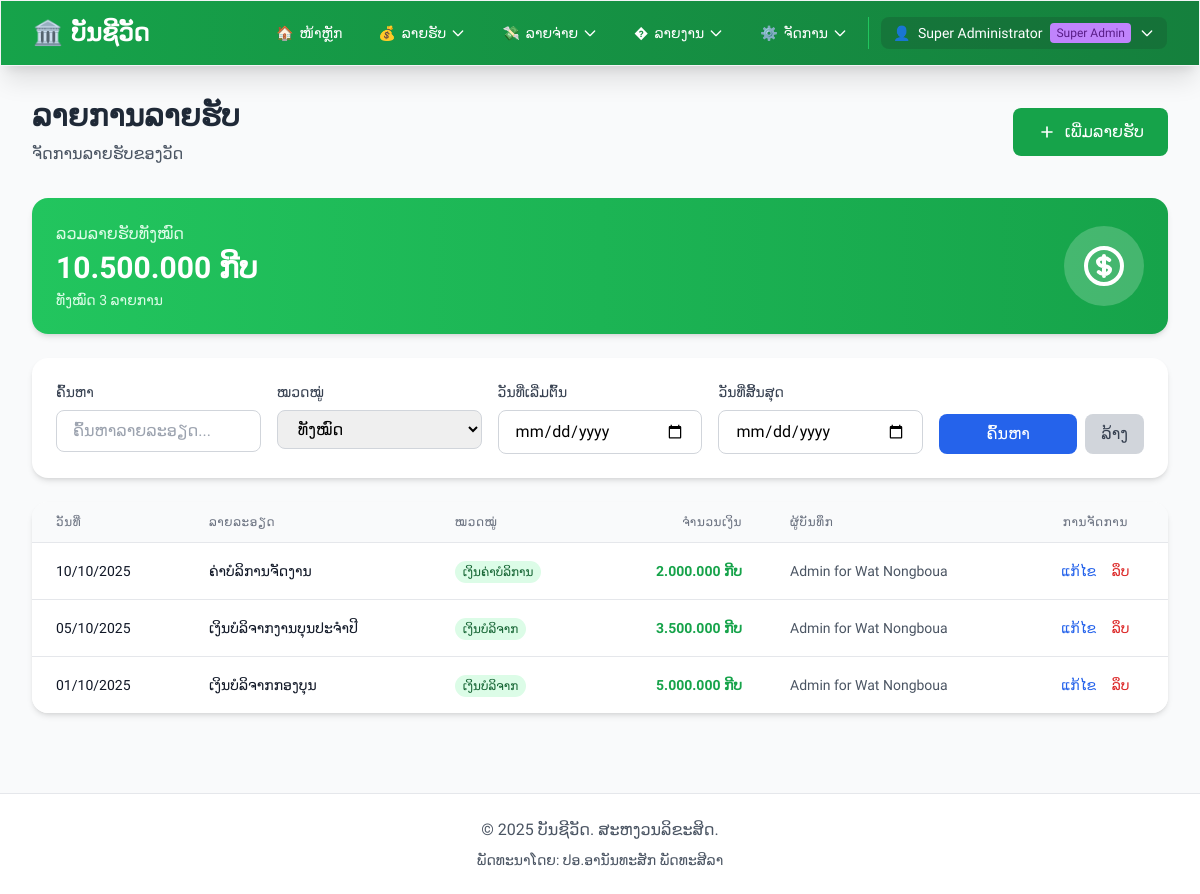
/modules/income/list.php (signed in), run on the app's committed database.
### tables this page shows
CREATE TABLE IF NOT EXISTS income (
    id INT PRIMARY KEY AUTO_INCREMENT,
    temple_id INT NOT NULL,
    date DATE NOT NULL,
    description TEXT NOT NULL,
    amount DECIMAL(15,2) NOT NULL,
    category_id INT,
    created_by INT NOT NULL,
    created_at TIMESTAMP DEFAULT CURRENT_TIMESTAMP,
    updated_at TIMESTAMP DEFAULT CURRENT_TIMESTAMP ON UPDATE CURRENT_TIMESTAMP,
    FOREIGN KEY (temple_id) REFERENCES temples(id) ON DELETE RESTRICT,
    FOREIGN KEY (created_by) REFERENCES users(id) ON DELETE RESTRICT,
    FOREIGN KEY (category_id) REFERENCES income_categories(id) ON DELETE SET NULL,
    INDEX idx_date (date),
    INDEX idx_temple_id (temple_id),
    INDEX idx_created_by (created_by)
);

CREATE TABLE IF NOT EXISTS users (
    id INT PRIMARY KEY AUTO_INCREMENT,
    temple_id INT DEFAULT NULL COMMENT 'NULL for Super Admin, otherwise links to a temple',
    username VARCHAR(50) UNIQUE NOT NULL,
    password VARCHAR(255) NOT NULL,
    full_name VARCHAR(100) NOT NULL,
    role ENUM('admin', 'user') DEFAULT 'user',
    is_super_admin BOOLEAN DEFAULT FALSE COMMENT 'TRUE for Super Admin who can manage all temples',
    created_at TIMESTAMP DEFAULT CURRENT_TIMESTAMP,
    updated_at TIMESTAMP DEFAULT CURRENT_TIMESTAMP ON UPDATE CURRENT_TIMESTAMP,
    FOREIGN KEY (temple_id) REFERENCES temples(id) ON DELETE RESTRICT,
    INDEX idx_username (username),
    INDEX idx_temple_id (temple_id)
);

### config.php (called while the page is built, shortened)
<?php
require_once __DIR__ . '/includes/temple_functions.php';
function getDB() {
    static $pdo = null;
    if ($pdo === null) {
        try {
            $dsn = "mysql:host=" . DB_HOST . ";dbname=" . DB_NAME . ";charset=" . DB_CHARSET;
            $options = [
                PDO::ATTR_ERRMODE => PDO::ERRMODE_EXCEPTION,
                PDO::ATTR_DEFAULT_FETCH_MODE => PDO::FETCH_ASSOC,
                PDO::ATTR_EMULATE_PREPARES => false,
                PDO::MYSQL_ATTR_INIT_COMMAND => "SET NAMES " . DB_CHARSET
            ];
            $pdo = new PDO($dsn, DB_USER, DB_PASS, $options);
            $pdo->exec("SET SESSION sql_mode=(SELECT REPLACE(@@sql_mode,'ONLY_FULL_GROUP_BY',''))");
        } catch (PDOException $e) {
            die("ການເຊື່ອມຕໍ່ຖານຂໍ້ມູນຜິດພາດ: " . $e->getMessage());
        }
    }
    return $pdo;
}
function isLoggedIn() {
    return isset($_SESSION['user_id']) && isset($_SESSION['username']);
}
function e($string) {
    return htmlspecialchars($string, ENT_QUOTES, 'UTF-8');
}
function formatMoney($amount) {
    $symbol = 'ກີບ';
    if (function_exists('getCurrentTempleId') && function_exists('getTempleSetting')) {
        $currentTempleId = getCurrentTempleId();
    }
    return number_format($amount, 0, ',', '.') . ' ' . e($symbol);
}
function formatDate($date) {
    $format = 'd/m/Y';
    if (function_exists('getCurrentTempleId') && function_exists('getTempleSetting')) {
        $currentTempleId = getCurrentTempleId();
    }
    try {
        $dateObj = new DateTime($date);
        return $dateObj->format($format);
    } catch (Exception $e) {
        return $date;
    }
}
function getCurrentUser() {
    if (!isLoggedIn()) {
        return null;
    }
    static $currentUser = null;
    if ($currentUser === null) {
        $db = getDB();
        $stmt = $db->prepare("SELECT * FROM users WHERE id = ?");
        $stmt->execute([$_SESSION['user_id']]);
        $currentUser = $stmt->fetch();
    }
    return $currentUser;
}

### includes/temple_functions.php (called while the page is built, shortened)
<?php
function isSuperAdmin() {
    if (!isLoggedIn()) {
        return false;
    }
    $user = getCurrentUser();
    return !empty($user['is_super_admin']);
}
function getActiveTempleId() {
    if (isSuperAdmin() && isset($_SESSION['active_temple_id'])) {
        return $_SESSION['active_temple_id'];
    }
    $user = getCurrentUser();
    return $user['temple_id'] ?? null;
}
function getCurrentTempleId() {
    return getActiveTempleId();
}
?>

### modules/income/list.php (the view, shortened to what this page needs)
<?php
require_once __DIR__ . '/../../config.php';
require_once __DIR__ . '/../../includes/temple_functions.php';
$db = getDB();
$isMultiTemple = function_exists('isMultiTempleEnabled') && isMultiTempleEnabled();
if ($isMultiTemple && function_exists('getCurrentTempleId')) {
    $currentTempleId = getCurrentTempleId();
}
$page = isset($_GET['page']) ? (int)$_GET['page'] : 1;
$perPage = 10;
$offset = ($page - 1) * $perPage;
$search = $_GET['search'] ?? '';
$dateFrom = $_GET['date_from'] ?? '';
$dateTo = $_GET['date_to'] ?? '';
$where = [];
$params = [];
if (empty($where)) {
    $where[] = '1=1';
}
$whereClause = implode(' AND ', $where);
$stmt = $db->prepare("SELECT COUNT(*) as total FROM income i WHERE {$whereClause}");
$stmt->execute($params);
$totalRecords = $stmt->fetch()['total'];
$sql = "SELECT i.id, i.date, i.description, i.category, i.amount,
               i.created_by, i.temple_id, i.created_at, i.updated_at,
               u.full_name
        FROM income i
        LEFT JOIN users u ON i.created_by = u.id
        WHERE {$whereClause}
        ORDER BY i.date DESC, i.created_at DESC
        LIMIT :limit OFFSET :offset";
$stmt = $db->prepare($sql);
$stmt->bindValue(':limit', $perPage, PDO::PARAM_INT);
$stmt->bindValue(':offset', $offset, PDO::PARAM_INT);
$stmt->execute();
$records = $stmt->fetchAll(PDO::FETCH_ASSOC);
$stmt = $db->prepare("SELECT COALESCE(SUM(i.amount), 0) as total FROM income i WHERE {$whereClause}");
$stmt->execute($params);
$totalAmount = $stmt->fetch()['total'];
require_once __DIR__ . '/../../includes/header.php';
?>
<div class="mb-8">
    <div class="flex items-center justify-between">
        <div>
            <h1 class="text-3xl font-bold text-gray-800 mb-2">ລາຍການລາຍຮັບ</h1>
            <p class="text-gray-600">ຈັດການລາຍຮັບຂອງວັດ</p>
        </div>
        <a href="<?php echo BASE_URL; ?>/modules/income/add.php"
           class="bg-green-600 hover:bg-green-700 text-white px-6 py-3 rounded-lg transition duration-200 flex items-center">
            <svg class="w-5 h-5 mr-2" fill="none" stroke="currentColor" viewBox="0 0 24 24">
                <path stroke-linecap="round" stroke-linejoin="round" stroke-width="2" d="M12 6v6m0 0v6m0-6h6m-6 0H6"></path>
            </svg>
            ເພີ່ມລາຍຮັບ
        </a>
    </div>
</div>
<div class="bg-gradient-to-r from-green-500 to-green-600 text-white rounded-2xl shadow-md p-6 mb-6">
    <div class="flex items-center justify-between">
        <div>
            <p class="text-green-100 mb-1">ລວມລາຍຮັບທັງໝົດ</p>
            <p class="text-3xl font-bold"><?php echo formatMoney($totalAmount); ?></p>
            <p class="text-green-100 text-sm mt-1">ທັງໝົດ <?php echo $totalRecords; ?> ລາຍການ</p>
        </div>
        <div class="bg-white bg-opacity-20 rounded-full p-4">
        </div>
    </div>
</div>
<div class="bg-white rounded-2xl shadow-md p-6 mb-6">
    <form method="GET" action="" class="grid grid-cols-1 md:grid-cols-2 lg:grid-cols-5 gap-4">
        <div>
            <label class="block text-gray-700 text-sm font-medium mb-2">ຄົ້ນຫາ</label>
            <input type="text"
                   name="search"
                   value="<?php echo e($search); ?>"
                   placeholder="ຄົ້ນຫາລາຍລະອຽດ..."
                   class="w-full px-4 py-2 border border-gray-300 rounded-lg focus:outline-none focus:ring-2 focus:ring-green-500">
        </div>
        <div>
            <label class="block text-gray-700 text-sm font-medium mb-2">ໝວດໝູ່</label>
            <select name="category"
                    class="w-full px-4 py-2 border border-gray-300 rounded-lg focus:outline-none focus:ring-2 focus:ring-green-500">
                <option value="">ທັງໝົດ</option>
            </select>
        </div>
        <div>
            <label class="block text-gray-700 text-sm font-medium mb-2">ວັນທີ່ເລີ່ມຕົ້ນ</label>
            <input type="date"
                   name="date_from"
                   value="<?php echo e($dateFrom); ?>"
                   class="w-full px-4 py-2 border border-gray-300 rounded-lg focus:outline-none focus:ring-2 focus:ring-green-500">
        </div>
        <div>
            <label class="block text-gray-700 text-sm font-medium mb-2">ວັນທີ່ສິ້ນສຸດ</label>
            <input type="date"
                   name="date_to"
                   value="<?php echo e($dateTo); ?>"
                   class="w-full px-4 py-2 border border-gray-300 rounded-lg focus:outline-none focus:ring-2 focus:ring-green-500">
        </div>
        <div class="flex items-end space-x-2">
            <button type="submit"
                    class="flex-1 bg-blue-600 hover:bg-blue-700 text-white px-4 py-2 rounded-lg transition duration-200">
                ຄົ້ນຫາ
            </button>
            <a href="<?php echo BASE_URL; ?>/modules/income/list.php"
               class="bg-gray-300 hover:bg-gray-400 text-gray-700 px-4 py-2 rounded-lg transition duration-200">
                ລ້າງ
            </a>
        </div>
    </form>
</div>
<div class="bg-white rounded-2xl shadow-md overflow-hidden">
    <div class="overflow-x-auto">
        <table class="min-w-full divide-y divide-gray-200">
            <thead class="bg-gray-50">
                <tr>
                    <th class="px-6 py-3 text-left text-xs font-medium text-gray-500 uppercase tracking-wider">ວັນທີ່</th>
                    <th class="px-6 py-3 text-left text-xs font-medium text-gray-500 uppercase tracking-wider">ລາຍລະອຽດ</th>
                    <th class="px-6 py-3 text-left text-xs font-medium text-gray-500 uppercase tracking-wider">ໝວດໝູ່</th>
                    <th class="px-6 py-3 text-right text-xs font-medium text-gray-500 uppercase tracking-wider">ຈຳນວນເງິນ</th>
                    <th class="px-6 py-3 text-left text-xs font-medium text-gray-500 uppercase tracking-wider">ຜູ້ບັນທຶກ</th>
                    <th class="px-6 py-3 text-center text-xs font-medium text-gray-500 uppercase tracking-wider">ການຈັດການ</th>
                </tr>
            </thead>
            <tbody class="bg-white divide-y divide-gray-200">
                <?php if (empty($records)): ?>
                <tr>
                    <td colspan="6" class="px-6 py-8 text-center text-gray-500">
                        ບໍ່ມີຂໍ້ມູນລາຍຮັບ
                    </td>
                </tr>
                <?php else: ?>
                    <?php
                    foreach ($records as $record):
                        $recordId = intval($record['id'] ?? 0);
                    ?>
                    <tr class="hover:bg-gray-50 transition duration-150">
                        <td class="px-6 py-4 whitespace-nowrap text-sm text-gray-900">
                            <?php echo formatDate($record['date']); ?>
                        </td>
                        <td class="px-6 py-4 text-sm text-gray-900">
                            <?php echo e($record['description']); ?>
                        </td>
                        <td class="px-6 py-4 whitespace-nowrap">
                            <span class="px-2 py-1 text-xs font-medium bg-green-100 text-green-800 rounded-full">
                                <?php echo e($record['category']); ?>
                            </span>
                        </td>
                        <td class="px-6 py-4 whitespace-nowrap text-sm font-bold text-green-600 text-right">
                            <?php echo formatMoney($record['amount']); ?>
                        </td>
                        <td class="px-6 py-4 whitespace-nowrap text-sm text-gray-600">
                            <?php echo e($record['full_name']); ?>
                        </td>
                        <td class="px-6 py-4 whitespace-nowrap text-center text-sm font-medium">
                            <a href="<?php echo BASE_URL; ?>/modules/income/edit.php?id=<?php echo $recordId; ?>"
                               class="text-blue-600 hover:text-blue-900 mr-3">ແກ້ໄຂ</a>
                            <form method="POST" action="<?php echo BASE_URL; ?>/modules/income/delete.php" style="display:inline;"
                                  onsubmit="return confirmDeleteIncome('<?php echo e($record['description']); ?>');">
                                <button type="submit" class="text-red-600 hover:text-red-900 bg-transparent border-0 cursor-pointer">ລຶບ</button>
                            </form>
                        </td>
                    </tr>
                    <?php endforeach; ?>
                <?php endif; ?>
            </tbody>
        </table>
    </div>
</div>
<?php require_once __DIR__ . '/../../includes/footer.php'; ?>

### includes/header.php (style rules this page uses)
body { font-family: 'Phetsarath', sans-serif; }

### data on the page
income: date "10/10/2025", description "ຄ່າບໍລິການຈັດງານ", category "ເງິນຄ່າບໍລິການ", amount "2.000.000 ກີບ", created_by.full_name "Admin for Wat Nongboua"
income: date "05/10/2025", description "ເງິນບໍລິຈາກງານບຸນປະຈຳປີ", category "ເງິນບໍລິຈາກ", amount "3.500.000 ກີບ", created_by.full_name "Admin for Wat Nongboua"
income: date "01/10/2025", description "ເງິນບໍລິຈາກກອງບຸນ", category "ເງິນບໍລິຈາກ", amount "5.000.000 ກີບ", created_by.full_name "Admin for Wat Nongboua"

### other printed values
$displayName "ບັນຊີວັດ"
$_SESSION['full_name'] "Super Administrator"
formatMoney($totalAmount) "10.500.000 ກີບ"
$totalRecords "3"
SITE_NAME "ບັນຊີວັດ"
